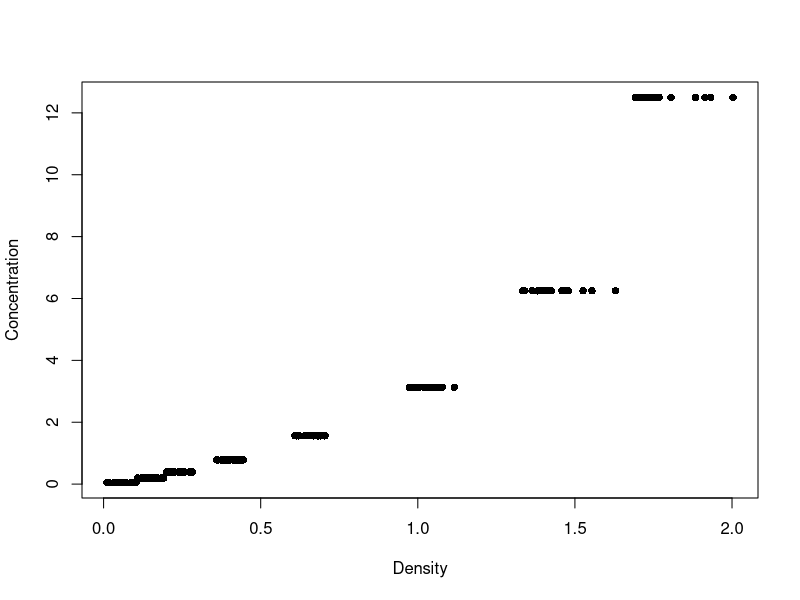

The R script that drew this image:
#Load the DNase dataset. Display the first few rows of the dataset
data("DNase")
head(DNase)

#Calculate the mean and standard deviation of the 'density' column.
mean(DNase$density)
sd(DNase$density)

#Create a new column 'conc_category' based on the 'conc' values (e.g., Low, Medium, High)
DNase$conc_category <- ifelse(DNase$conc < 1, "Low",
                              ifelse(DNase$conc <= 5, "Medium", "High"))

#Calculate the correlation between 'conc' and 'density'. Check the relation between concentration and density by generating a plot
cor(DNase$density, DNase$conc)
plot(DNase$density, DNase$conc, pch = 16, xlab = "Density", ylab = "Concentration")

#Calculate the percentage change in 'density' from the first row to the last row
cat(((DNase$density[nrow(DNase)] - DNase$density[1]) / DNase$density[1]) * 100, "%", sep = "")

#Export the modified dataframe as a table (e.g., CSV format)
write.csv(DNase, file = "DNase_file.csv")
